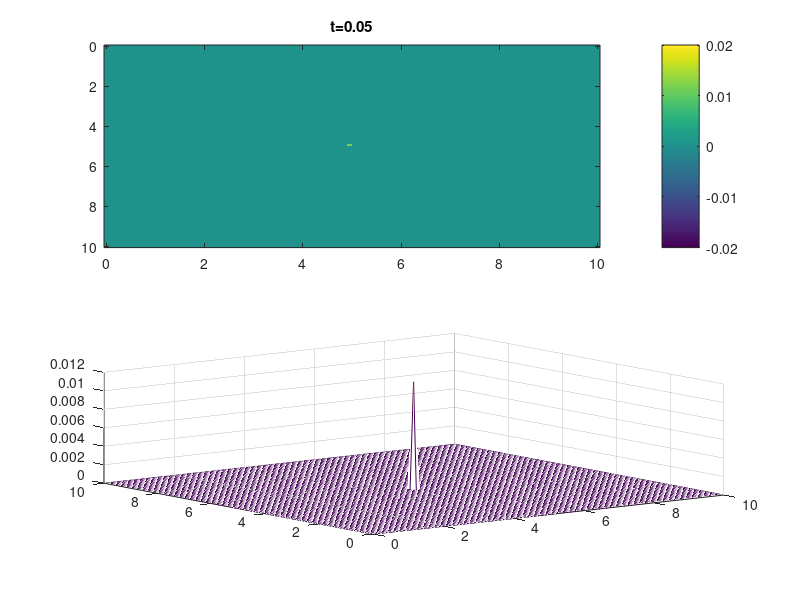

MATLAB code for this plot: (Note: this script raises an error after producing the figure.)
%% Równanie falowe 2D
clear variables
close all
clc
%% Równanie
% wtt = c^2 wxx + ^2 wyy + f
% wtt - 2 pochodna po czasie
% wxx - 2 pochodna po x
% wyy - 2 pochodna po y
% f - wymuszenie
% c - prędkość
%% Domain
% Space
Lx=10;
Ly=10;
dx=0.1;
dy=dx;
nx=fix(Lx/dx);
ny=fix(Ly/dy);
x=linspace(0,Lx,nx);
y=linspace(0,Ly,ny);
% Time
T = 10;
%% Field variable
% Variables
wn = zeros(nx,ny);
wnm1 = wn; %w at time n-1
wnp1 = wn; %w at time n+1
%Parameters
CFL = 0.5; %CFL = c.dt/dx
c=1;
dt=CFL*dx/c;
%% Initial conditions

%% Time loop
t=0;

while(t<T)
    % Reflecting boundary condition
    wn(:,[1,end])=0;
    wn([1 end],:)=0;

    %Absorbing boundary condition
%     wnp1(1,:)=wn(2,:) + ((CFL-1)/(CFL+1))*(wnp1(2,:)-wn(1,:));
%     wnp1(end,:)=wn(end-1,:)+((CFL-1)/(CFL+1))*(wnp1(end-1,:)-wn(end,:));
%     wnp1(:,1)=wn(:,2) + ((CFL-1)/(CFL+1))*(wnp1(:,2)-wn(:,1));
%     wnp1(:,end)=wn(:,end-1)+((CFL-1)/(CFL+1))*(wnp1(:,end-1)-wn(:,end));
    
    %Solution
    t=t+dt;
    % Save current and previous arrays
    wnm1 = wn;
    wn = wnp1;

    %Source
    wn(50,50)=dt^2*20*sin(30*pi*t/20);

    for i=2:nx-1
        for j=2:ny-1
            wnp1(i,j) = 2*wn(i,j) - wnm1(i,j)...
                +CFL^2 * (wn(i+1,j) + wn(i,j+1) - 4*wn(i,j) + wn(i-1,j) + wn(i,j-1));
        end
    end

    % Check convergence

    % Visualize at selected steps
    clf;
    subplot(2,1,1);
    imagesc(x,y,wn');
    colorbar;
    caxis([-0.02 0.02])
    title(sprintf('t=%.2f',t));
    subplot(2,1,2);
    s=mesh(x,y,wn');
    s.FaceColor = 'flat';
    colorbar;
    caxis([-0.02 0.02])
    axis([0 Lx 0 Ly -0.05 0.05]);
    shg; pause(0.01);
end